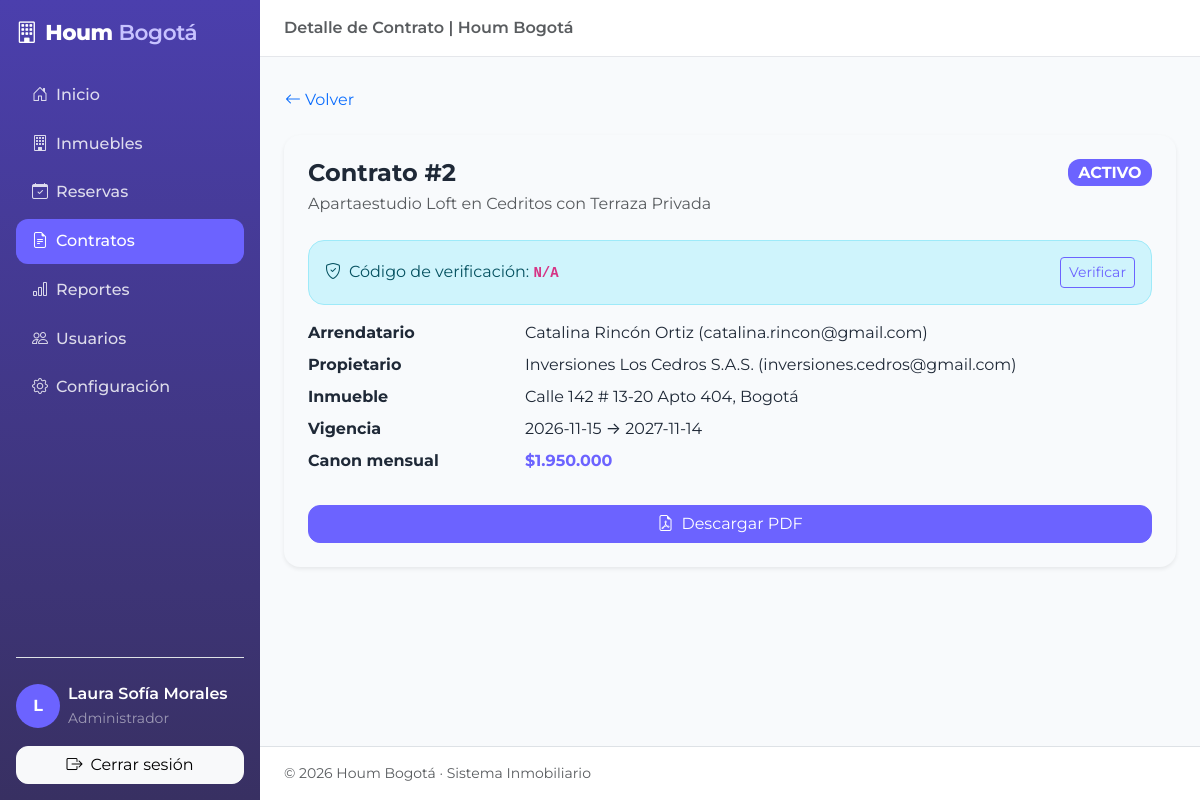
/index.php?controller=contrato&action=detalle&id=2 (signed in), run on the app's committed database.
### tables this page shows
CREATE TABLE `contratos` (
    `id` INT UNSIGNED AUTO_INCREMENT PRIMARY KEY,
    `inmueble_id` INT UNSIGNED NOT NULL COMMENT 'FK a inmuebles: Inmueble objeto del contrato',
    `arrendatario_id` INT UNSIGNED NOT NULL COMMENT 'FK a usuarios: Arrendatario que suscribe el contrato',
    `fecha_inicio` DATE NOT NULL COMMENT 'Fecha de inicio de vigencia del arrendamiento',
    `fecha_fin` DATE NOT NULL COMMENT 'Fecha de finalización o renovación contractual',
    `canon_mensual` DECIMAL(12,2) NOT NULL COMMENT 'Monto mensual pactado en el contrato (COP)',
    `codigo_verificacion` VARCHAR(32) NULL COMMENT 'Llave única de verificación del contrato (formato HOUM-XXXXXXXXXXXX)',
    `estado` ENUM('ACTIVO', 'FINALIZADO', 'INCUMPLIDO') NOT NULL DEFAULT 'ACTIVO' COMMENT 'Estado jurídico del contrato',
    `created_at` TIMESTAMP DEFAULT CURRENT_TIMESTAMP,
    `updated_at` TIMESTAMP DEFAULT CURRENT_TIMESTAMP ON UPDATE CURRENT_TIMESTAMP,
    
     
    CONSTRAINT `fk_contratos_inmueble`
        FOREIGN KEY (`inmueble_id`) REFERENCES `inmuebles` (`id`)
        ON UPDATE CASCADE
        ON DELETE RESTRICT,
        
    CONSTRAINT `fk_contratos_arrendatario`
        FOREIGN KEY (`arrendatario_id`) REFERENCES `usuarios` (`id`)
        ON UPDATE CASCADE
        ON DELETE RESTRICT,
        
     
    CONSTRAINT `chk_contrato_vigencia` 
        CHECK (`fecha_fin` >= `fecha_inicio`),
        
     
    UNIQUE KEY `uq_contratos_codigo_verificacion` (`codigo_verificacion`),
    INDEX `idx_contratos_estado` (`estado`),
    INDEX `idx_contratos_periodo` (`fecha_inicio`, `fecha_fin`),
    INDEX `idx_contratos_arrendatario` (`arrendatario_id`)
);

CREATE TABLE `inmuebles` (
    `id` INT UNSIGNED AUTO_INCREMENT PRIMARY KEY,
    `propietario_id` INT UNSIGNED NOT NULL COMMENT 'FK a usuarios: Propietario consignante',
    `titulo` VARCHAR(200) NOT NULL COMMENT 'Título comercial para el portal inmobiliario',
    `descripcion` TEXT NOT NULL COMMENT 'Descripción detallada de amenidades, acabados y entorno',
    `tipo` ENUM('apartamento', 'casa', 'local', 'bodega') NOT NULL COMMENT 'Tipología del bien inmueble',
    `precio_canon` DECIMAL(12,2) NULL COMMENT 'Canon de arrendamiento mensual en COP (NULL si solo está en venta)',
    `precio_venta` DECIMAL(14,2) NULL COMMENT 'Precio de venta del inmueble en COP (NULL si solo está en arriendo)',
    `direccion` VARCHAR(255) NOT NULL COMMENT 'Nomenclatura catastral o física del inmueble',
    `ciudad` VARCHAR(100) NOT NULL DEFAULT 'Bogotá' COMMENT 'Ciudad donde se ubica el predio',
    `estrato` TINYINT UNSIGNED NOT NULL COMMENT 'Estrato socioeconómico en Colombia (1 al 6)',
    `habitaciones` TINYINT UNSIGNED NOT NULL DEFAULT 1 COMMENT 'Cantidad de alcobas o habitaciones',
    `banos` TINYINT UNSIGNED NOT NULL DEFAULT 1 COMMENT 'Número de baños completos o sociales',
    `area_m2` DECIMAL(8,2) NOT NULL COMMENT 'Área privada o construida en metros cuadrados',
    `estado` ENUM('DISPONIBLE', 'EN_PROCESO_RESERVA', 'RESERVADO', 'ARRENDADO', 'MANTENIMIENTO') NOT NULL DEFAULT 'DISPONIBLE' COMMENT 'Estado operativo en el pipeline Houm',
    `reserva_expira_at` DATETIME NULL COMMENT 'Vencimiento de la reserva temporal (EN_PROCESO_RESERVA)',
    `reserva_usuario_id` INT UNSIGNED NULL COMMENT 'Usuario que inició la reserva temporal',
    `created_at` TIMESTAMP DEFAULT CURRENT_TIMESTAMP COMMENT 'Fecha de publicación o consignación',
    `updated_at` TIMESTAMP DEFAULT CURRENT_TIMESTAMP ON UPDATE CURRENT_TIMESTAMP COMMENT 'Última actualización de datos del inmueble',
    
     
    CONSTRAINT `fk_inmuebles_propietario`
        FOREIGN KEY (`propietario_id`) REFERENCES `usuarios` (`id`)
        ON UPDATE CASCADE
        ON DELETE RESTRICT,

    CONSTRAINT `fk_inmuebles_reserva_usuario`
        FOREIGN KEY (`reserva_usuario_id`) REFERENCES `usuarios` (`id`)
        ON UPDATE CASCADE
        ON DELETE SET NULL,
        
     
    CONSTRAINT `chk_inmuebles_estrato` 
        CHECK (`estrato` BETWEEN 1 AND 6),
        
     
    INDEX `idx_inmuebles_estado` (`estado`),
    INDEX `idx_inmuebles_expira` (`estado`, `reserva_expira_at`),
    INDEX `idx_inmuebles_tipo_ciudad` (`tipo`, `ciudad`),
    INDEX `idx_inmuebles_precios` (`precio_canon`, `precio_venta`)
);

CREATE TABLE `usuarios` (
    `id` INT UNSIGNED AUTO_INCREMENT PRIMARY KEY,
    `nombre` VARCHAR(120) NOT NULL COMMENT 'Nombre completo o razón social del usuario',
    `email` VARCHAR(150) NOT NULL UNIQUE COMMENT 'Correo electrónico corporativo o personal (login único)',
    `password` VARCHAR(255) NOT NULL COMMENT 'Contraseña hasheada (compatible con PHP password_hash - BCRYPT/Argon2)',
    `telefono` VARCHAR(20) NOT NULL COMMENT 'Número telefónico de contacto o WhatsApp para coordinación',
    `rol` ENUM('administrador', 'houmer', 'propietario', 'arrendatario') NOT NULL DEFAULT 'arrendatario',
    `created_at` TIMESTAMP DEFAULT CURRENT_TIMESTAMP COMMENT 'Fecha de registro en la plataforma',
    `updated_at` TIMESTAMP DEFAULT CURRENT_TIMESTAMP ON UPDATE CURRENT_TIMESTAMP COMMENT 'Última modificación del registro',
    
    INDEX `idx_usuarios_rol` (`rol`),
    INDEX `idx_usuarios_email` (`email`)
);

### controllers/ContratoController.php (called while the page is built, shortened)
<?php
require_once __DIR__ . '/../models/ContratoModel.php';
require_once __DIR__ . '/AuthController.php';
class ContratoController
{
    private ContratoModel $contratoModel;
    public function __construct(
        ?ContratoModel $contratoModel = null,
        ?InmuebleModel $inmuebleModel = null,
        ?UsuarioModel $usuarioModel = null
    ) {
        $this->contratoModel = $contratoModel ?: new ContratoModel();
    }
    public function detalle(?int $id = null): void
    {
        $contrato = $this->contratoAutenticado($id);
        $this->vista('contratos/detalle.php', [
            'contrato' => $contrato,
            'usuario' => $_SESSION['usuario'],
        ]);
    }
    private function contratoAutenticado(?int $id): array
    {
        $id = $id ?: (int) ($_GET['id'] ?? 0);
        $contrato = $id > 0 ? $this->contratoModel->obtenerPorId($id) : null;
        $rol = AuthController::rolActual();
        return $contrato;
    }
    private function vista(string $archivo, array $datos = []): void
    {
        extract($datos, EXTR_SKIP);
        $rutaVista = __DIR__ . '/../views/' . $archivo;
        require $rutaVista;
    }
}

### controllers/AuthController.php (called while the page is built, shortened)
<?php
class AuthController
{
    public static function autenticado(): bool
    {
        return !empty($_SESSION['usuario']['id']);
    }
    public static function rolActual(): ?string
    {
        return self::autenticado() ? ($_SESSION['usuario']['rol'] ?? null) : null;
    }
}

### models/ContratoModel.php (called while the page is built, shortened)
<?php
class ContratoModel
{
    private PDO $pdo;
    public function __construct(?PDO $pdo = null)
    {
        $this->pdo = $pdo ?: getPDO();
    }
    public function obtenerPorId(int $id): ?array
    {
        $stmt = $this->pdo->prepare(
            'SELECT ct.*, i.titulo AS inmueble_titulo, i.direccion, i.ciudad,
                    a.nombre AS arrendatario_nombre, a.email AS arrendatario_email, a.telefono AS arrendatario_telefono,
                    p.nombre AS propietario_nombre, p.email AS propietario_email
             FROM contratos ct
             INNER JOIN inmuebles i ON i.id = ct.inmueble_id
             INNER JOIN usuarios a ON a.id = ct.arrendatario_id
             INNER JOIN usuarios p ON p.id = i.propietario_id
             WHERE ct.id = :id LIMIT 1'
        );
        $stmt->execute(['id' => $id]);
        $contrato = $stmt->fetch();
        return $contrato ?: null;
    }
}

### views/contratos/detalle.php (the view, shortened to what this page needs)
<?php
$contrato = $contrato ?? [];
require_once __DIR__ . '/../layout/header.php';
?>
<a class="btn btn-link ps-0 mb-3 text-decoration-none" href="index.php?controller=contrato&action=listar"><i class="bi bi-arrow-left me-1"></i>Volver</a>
<div class="card border-0 shadow-sm rounded-4 p-4">
    <div class="d-flex flex-wrap justify-content-between align-items-start gap-3 mb-4">
        <div>
            <h1 class="h4 fw-bold mb-1">Contrato #<?= (int) ($contrato['id'] ?? 0) ?></h1>
            <span class="text-muted"><?= htmlspecialchars($contrato['inmueble_titulo'] ?? '', ENT_QUOTES, 'UTF-8') ?></span>
        </div>
        <span class="badge bg-primary fs-6"><?= htmlspecialchars($contrato['estado'] ?? '', ENT_QUOTES, 'UTF-8') ?></span>
    </div>
    <div class="alert alert-info rounded-4 d-flex align-items-center">
        <i class="bi bi-shield-check me-2"></i>
        <span>Código de verificación: <strong><code><?= htmlspecialchars($contrato['codigo_verificacion'] ?? 'N/A', ENT_QUOTES, 'UTF-8') ?></code></strong></span>
        <a class="btn btn-sm btn-outline-primary ms-auto" href="index.php?controller=contrato&action=verificar&codigo=<?= urlencode($contrato['codigo_verificacion'] ?? '') ?>">Verificar</a>
    </div>
    <dl class="row mb-4">
        <dt class="col-sm-3">Arrendatario</dt><dd class="col-sm-9"><?= htmlspecialchars($contrato['arrendatario_nombre'] ?? '', ENT_QUOTES, 'UTF-8') ?> (<?= htmlspecialchars($contrato['arrendatario_email'] ?? '', ENT_QUOTES, 'UTF-8') ?>)</dd>
        <dt class="col-sm-3">Propietario</dt><dd class="col-sm-9"><?= htmlspecialchars($contrato['propietario_nombre'] ?? '', ENT_QUOTES, 'UTF-8') ?> (<?= htmlspecialchars($contrato['propietario_email'] ?? '', ENT_QUOTES, 'UTF-8') ?>)</dd>
        <dt class="col-sm-3">Inmueble</dt><dd class="col-sm-9"><?= htmlspecialchars($contrato['direccion'] ?? '', ENT_QUOTES, 'UTF-8') ?>, <?= htmlspecialchars($contrato['ciudad'] ?? '', ENT_QUOTES, 'UTF-8') ?></dd>
        <dt class="col-sm-3">Vigencia</dt><dd class="col-sm-9"><?= htmlspecialchars($contrato['fecha_inicio'] ?? '', ENT_QUOTES, 'UTF-8') ?> → <?= htmlspecialchars($contrato['fecha_fin'] ?? '', ENT_QUOTES, 'UTF-8') ?></dd>
        <dt class="col-sm-3">Canon mensual</dt><dd class="col-sm-9 fw-bold text-primary">$<?= number_format((float) ($contrato['canon_mensual'] ?? 0), 0, ',', '.') ?></dd>
    </dl>
    <a class="btn btn-primary" href="index.php?controller=contrato&action=pdf&id=<?= (int) ($contrato['id'] ?? 0) ?>"><i class="bi bi-file-earmark-pdf me-2"></i>Descargar PDF</a>
</div>
<?php require_once __DIR__ . '/../layout/footer.php'; ?>

### public/css/custom.css (style rules this page uses)
:root { --houm-primary: #6C63FF; --houm-secondary: #4B3FAD; --houm-bg: #F8FAFC; --houm-text: #1F2937; --houm-error: #EF4444; --houm-success: #10B981; --bs-primary: #6C63FF; --bs-primary-rgb: 108, 99, 255; --bs-secondary: #4B3FAD; --bs-secondary-rgb: 75, 63, 173; --bs-body-bg: #F8FAFC; --bs-body-color: #1F2937; --bs-danger: #EF4444; --bs-danger-rgb: 239, 68, 68; --bs-success: #10B981; --bs-success-rgb: 16, 185, 129; --bs-font-sans-serif: 'Montserrat', system-ui, -apple-system, 'Segoe UI', Roboto, sans-serif; --bs-border-radius: .75rem; }
body { font-family: 'Montserrat', system-ui, -apple-system, 'Segoe UI', Roboto, sans-serif; background-color: #F8FAFC; color: #1F2937; }
.btn-primary { --bs-btn-bg: #6C63FF; --bs-btn-border-color: #6C63FF; --bs-btn-hover-bg: #4B3FAD; --bs-btn-hover-border-color: #4B3FAD; --bs-btn-active-bg: #4B3FAD; --bs-btn-active-border-color: #4B3FAD; --bs-btn-disabled-bg: #6C63FF; --bs-btn-disabled-border-color: #6C63FF; }
.btn-outline-primary { --bs-btn-color: #6C63FF; --bs-btn-border-color: #6C63FF; --bs-btn-hover-bg: #6C63FF; --bs-btn-hover-border-color: #6C63FF; --bs-btn-active-bg: #4B3FAD; --bs-btn-active-border-color: #4B3FAD; }
.text-primary { color: #6C63FF !important; }
.bg-primary { background-color: #6C63FF !important; }
.card { border-radius: 1rem; }

### data on the page
contratos: id "2", inmueble.titulo "Apartaestudio Loft en Cedritos con Terraza Privada", estado "ACTIVO", codigo_verificacion "N/A", arrendatario.nombre "Catalina Rincón Ortiz", arrendatario.email "catalina.rincon@gmail.com", usuarios.nombre "Inversiones Los Cedros S.A.S.", usuarios.email "inversiones.cedros@gmail.com", inmueble.direccion "Calle 142 # 13-20 Apto 404", inmueble.ciudad "Bogotá", fecha_inicio "2026-11-15", fecha_fin "2027-11-14", canon_mensual "1.950.000"

### other printed values
$etiqueta "Inicio"
$etiqueta "Inmuebles"
$etiqueta "Reservas"
$etiqueta "Contratos"
$etiqueta "Reportes"
$etiqueta "Usuarios"
$etiqueta "Configuración"
$inicialUsuario "L"
$nombreUsuario "Laura Sofía Morales"
$usuario['rol'] "Administrador"
$titulo "Detalle de Contrato | Houm Bogotá"
